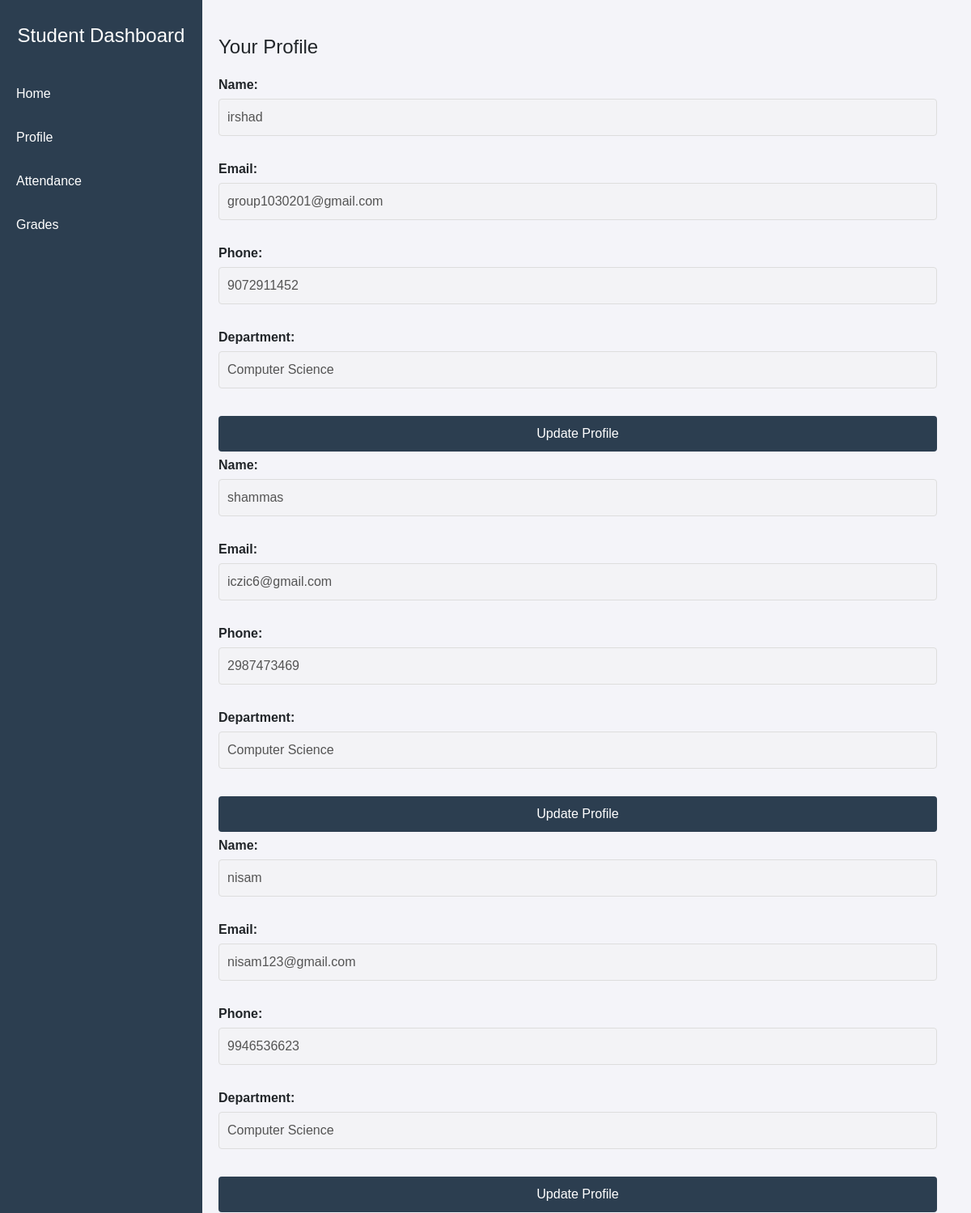
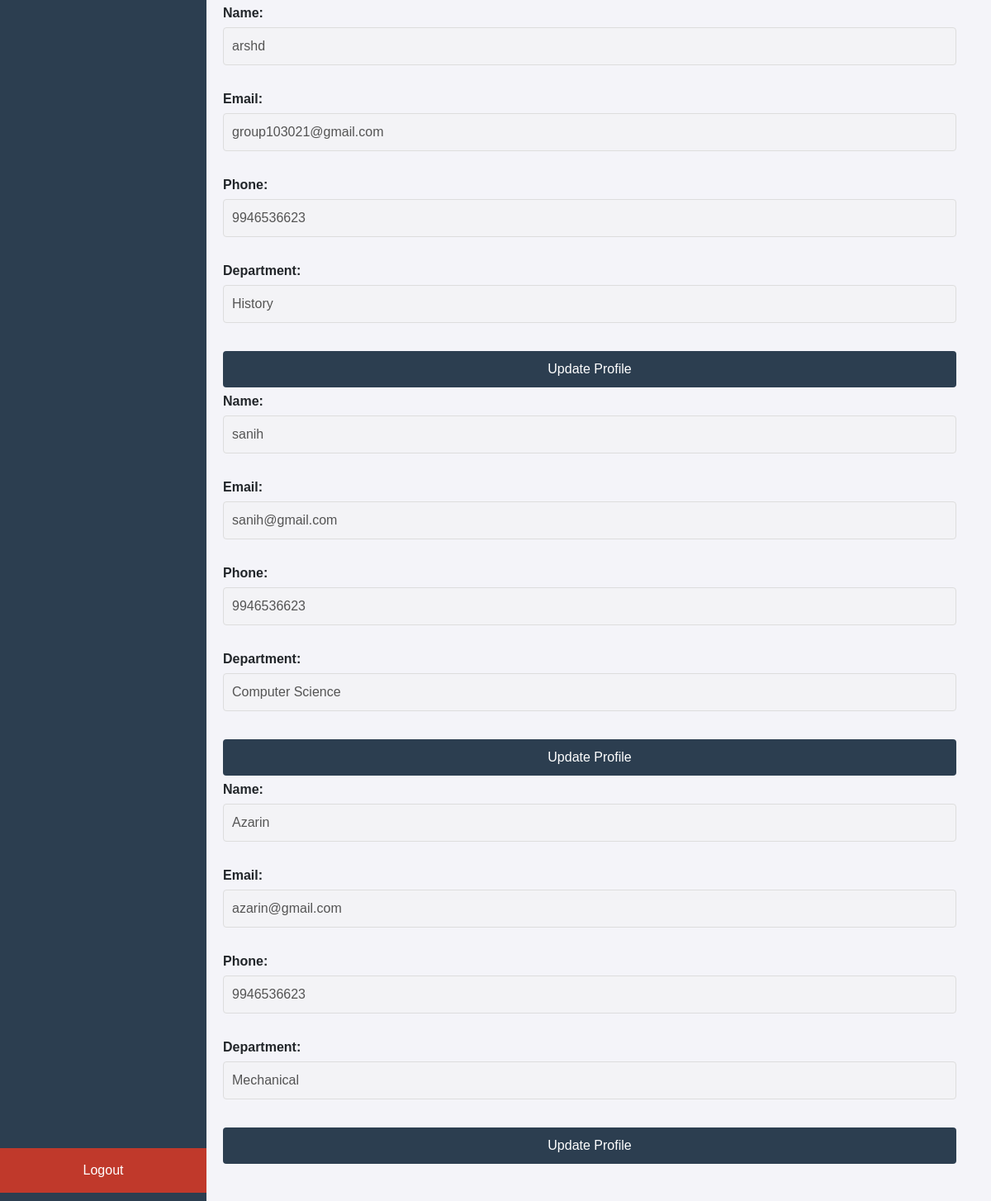
Before: /student-profile/ (signed in) with the older database file (2 pictures, top to bottom).
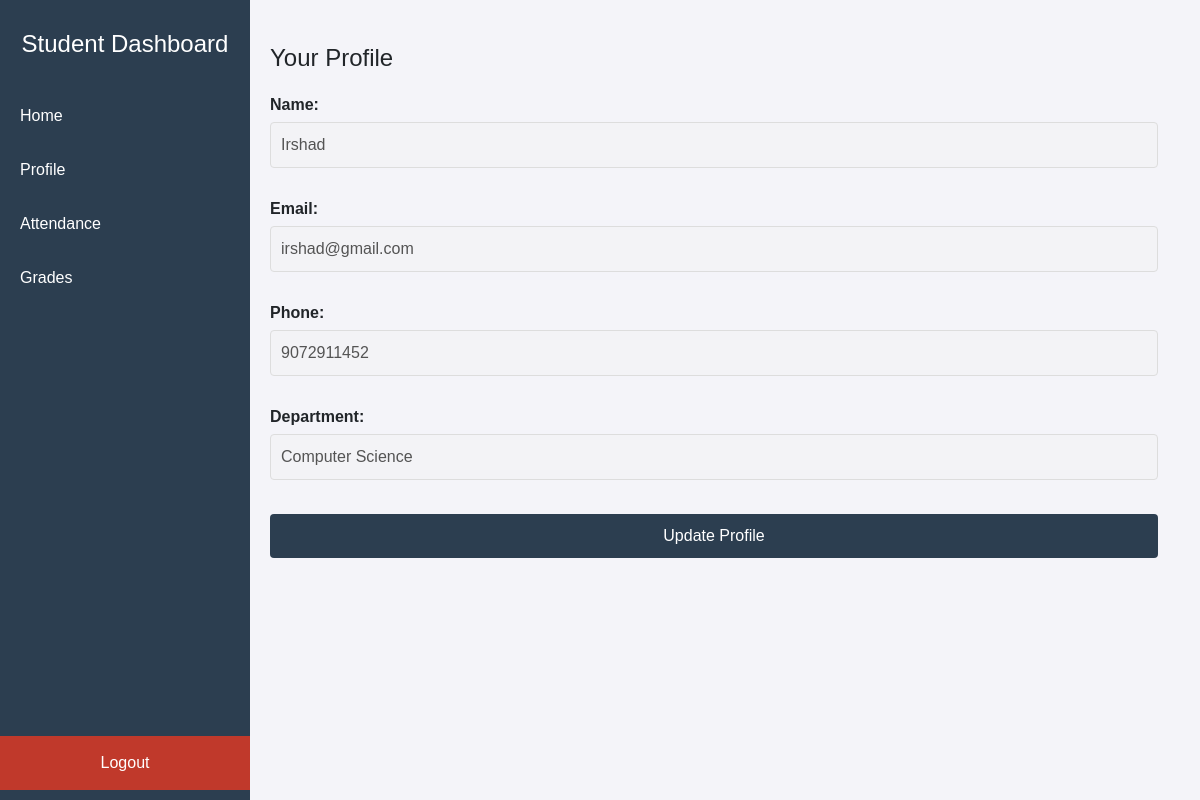
After: the same page with the newer database file.
### GradeWireapp/models.py (models this page shows, shortened)
class Student(models.Model):
    name = models.CharField(max_length=30)
    Class = models.CharField(max_length=20)
    department = models.CharField(max_length=30)
    register_id = models.CharField(max_length=30,unique=True)
    mobile = models.CharField(max_length=10)  # Changed from IntegerField to CharField
    email = models.EmailField(unique=True)
    parent = models.CharField(max_length=30)
    parent_no = models.CharField(max_length=10)  # Changed from IntegerField to CharField
    password = models.CharField(max_length=15)
    full_day_attendance = models.PositiveIntegerField(default=0)  # To store full-day attendance count

### GradeWireapp/views.py (the view)
# urls.py: path('student-profile/', views.student_profile_view,name='studentProfile'),
@login_required
def student_profile_view(request):
    students =Student.objects.all()
    return render(request,'stdnt_profile.html', {'students': students})

### templates/stdnt_profile.html (shortened to what this page needs)
{% load static %}
<!DOCTYPE html>
<html lang="en">
<head>
  <link rel="stylesheet" href="https://cdn.jsdelivr.net/npm/bootstrap@5.3.0/dist/css/bootstrap.min.css">
  <link rel="stylesheet" type="text/css" href="{% static 'assets/css/stdnt-style.css'%}">
</head>
<body>
    <div class="menu-toggle" onclick="toggleSidebar()">☰ Menu</div>
  <div class="sidebar">
    <h3>Student Dashboard</h3>
    <a href="{% url 'studentHome' %}" data-target="home">Home</a>
    <a href="{% url 'studentProfile' %}" data-target="profile">Profile</a>
    <a href="{% url 'studentAttendance' %}" data-target="attendance">Attendance</a>
    <a href="{% url 'studentGrades' %}" data-target="grades">Grades</a>
    <a href="{% url 'logout' %}" data-target="logout" class="logout" id="logoutButton">Logout</a>
  </div>
  <div class="main">
    <div id="profile" class="section active">
      <h2>Your Profile</h2>
      <form>
        {% for student in students %}
          <label for="name">Name:</label>
          <input type="text" id="name" name="name" value="{{ student.name }}" disabled><br><br>
          <label for="email">Email:</label>
          <input type="email" id="email" name="email" value="{{ student.email }}" disabled><br><br>
          <label for="phone">Phone:</label>
          <input type="text" id="phone" name="phone" value="{{ student.mobile }}" disabled><br><br>
          <label for="department">Department:</label>
          <input type="text" id="department" name="department" value="{{ student.department }}" disabled><br><br>
          <button type="button" onclick="alert('Profile updated!')">Update Profile</button>
          {% endfor %}
      </form>
  </div>
  </div>
</body>
</html>

Changed rows visible on the page:
removed Student: name "irshad", email "group1030201@gmail.com", phone "9072911452", department "Computer Science"
removed Student: name "shammas", email "iczic6@gmail.com", phone "2987473469", department "Computer Science"
removed Student: name "nisam", email "nisam123@gmail.com", phone "9946536623", department "Computer Science"
removed Student: name "arshd", email "group103021@gmail.com", phone "9946536623", department "History"
removed Student: name "sanih", email "sanih@gmail.com", phone "9946536623", department "Computer Science"
removed Student: name "Azarin", email "azarin@gmail.com", phone "9946536623", department "Mechanical"
added Student: name "Irshad", email "irshad@gmail.com", phone "9072911452", department "Computer Science"
